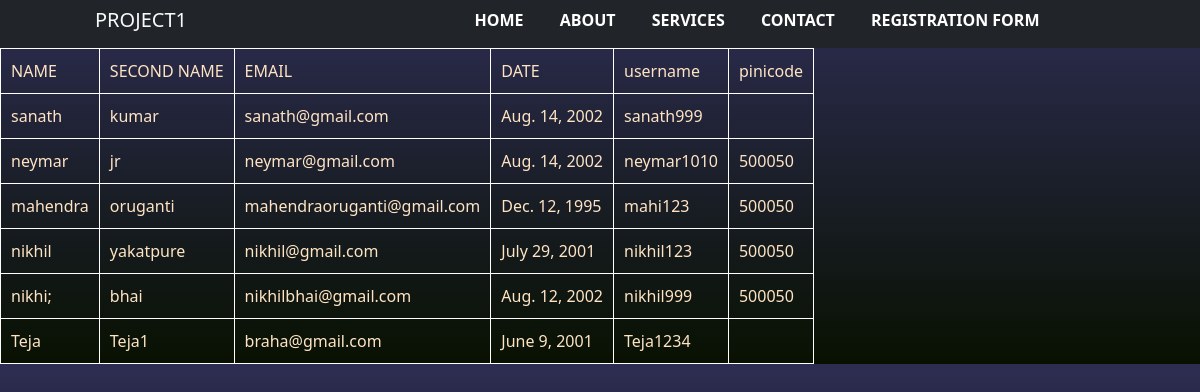
/viewRegistration/, run on the app's committed database.
### sharathapp/models.py (models this page shows, shortened)
class Project(models.Model):
    firstname = models.CharField(max_length=100, default="")
    secondname = models.CharField(max_length=100, default="")
    email = models.CharField(max_length=100, default="")
    date = models.DateField(null=True, blank=True)  # Allow null and blank for date of birth
    pincode=models.CharField(max_length=6,default="")
    user = models.ForeignKey(User, on_delete=models.CASCADE, null=True, blank=True)

### sharathapp/views.py (the view)
# urls.py: path("viewRegistration/",views.viewreg),
def viewreg(request):
   post=Project.objects.all()
   return render(request,"viewregistrations.html",{"post":post})

### templates/viewregistrations.html (shortened to what this page needs)
{%load static%}
<!DOCTYPE html>
<html lang="en">
<head>
    <link href="https://cdn.jsdelivr.net/npm/bootstrap@5.3.2/dist/css/bootstrap.min.css" rel="stylesheet">
    <link rel="stylesheet" href="{% static 'navbar.css'%}">
</head>
<body>
    <div class="row fw-bold text-light bg-dark text-center">
        <div class="col-3">
          <h5 class="pt-2"> PROJECT1</h5>
        </div>
        <div class="col-9">
          <ul class="links">
              <li class="list-inline-item text-light pt-2 pe-2 pe-4">
               <a href="/home" class="text-decoration-none">HOME</a>
              </li>
              <li class="list-inline-item text-light pt-2 pe-4">
                  <a href="/about" class="text-decoration-none">ABOUT</a>
              </li>
              <li class="list-inline-item text-light pt-2 pe-4">
                  <a href="/services" class="text-decoration-none">SERVICES</a>
              </li>
              <li class="list-inline-item text-light pt-2 pe-4">
                  <a href="/contact" class="text-decoration-none">CONTACT</a>
              </li>
              <li class="list-inline-item text-light pt-2 pe-4">
                  <a href="/registration" class="text-decoration-none">REGISTRATION FORM</a>
              </li>
          </ul>
        </div>
      </div>
      {% block content %}
    <div class="main">
          <table border="1px">
               <tr>
                <td>
                    NAME
                </td>
                <td>
                    SECOND NAME
                </td>
                <td>
                    EMAIL
                </td>
                <td>
                   DATE
                </td>
                <td>
                    username
                </td>
                <td>
                pinicode
                </td>
               </tr>
                {% for i in post %}
                <tr>
                    <td>
                        {{i.firstname}}
                    </td>
                    <td>
                        {{i.secondname}}
                    </td>
                    <td>
                        {{i.email}}
                    </td>
                    <td>
                        {{i.date}}
                    </td>
                    <td>
                        {{i.user}}
                    </td>
                    <td>
                        {{i.pincode}}
                    </td>
                </tr>
                {% endfor %}
          </table>
    </div>
    {% endblock content %}
</body>
</html>

### static/navbar.css (style rules this page uses)
body { background:linear-gradient(rgb(45, 45, 82),rgb(8, 17, 1)); color:bisque; overflow-x: hidden; }
.main table tr td { border:1px solid white; padding:10px; }
.links li a { color:white !important; }

### data on the page
Project: firstname "sanath", secondname "kumar", email "sanath@gmail.com", date "Aug. 14, 2002", user "sanath999"
Project: firstname "neymar", secondname "jr", email "neymar@gmail.com", date "Aug. 14, 2002", user "neymar1010", pincode "500050"
Project: firstname "mahendra", secondname "oruganti", email "mahendraoruganti@gmail.com", date "Dec. 12, 1995", user "mahi123", pincode "500050"
Project: firstname "nikhil", secondname "yakatpure", email "nikhil@gmail.com", date "July 29, 2001", user "nikhil123", pincode "500050"
Project: firstname "nikhi;", secondname "bhai", email "nikhilbhai@gmail.com", date "Aug. 12, 2002", user "nikhil999", pincode "500050"
Project: firstname "Teja", secondname "Teja1", email "braha@gmail.com", date "June 9, 2001", user "Teja1234"
